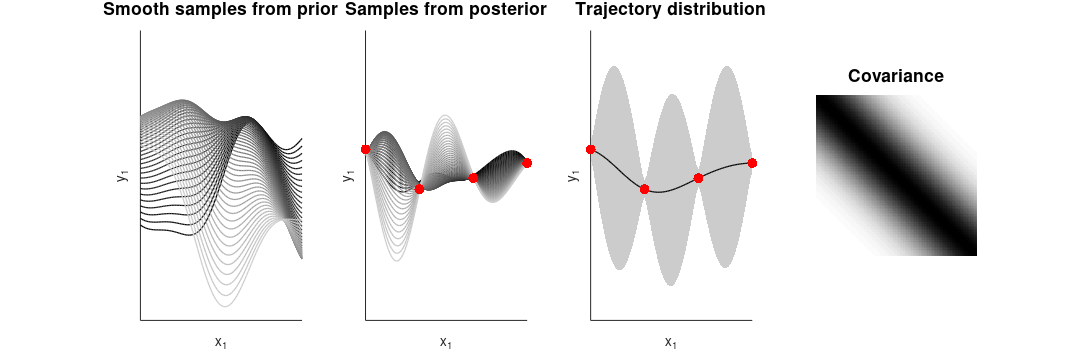

This chart was generated by the following MATLAB code:
function demo_GPR_anim01
% Gaussian process regression (GPR) with prior distribution formed so that
% it can be smoothly animated for illustration purpose
% 
% If this code is useful for your research, please cite the related publication:
% @incollection{Calinon19chapter,
% 	author="Calinon, S. and Lee, D.",
% 	title="Learning Control",
% 	booktitle="Humanoid Robotics: a Reference",
% 	publisher="Springer",
% 	editor="Vadakkepat, P. and Goswami, A.", 
% 	year="2019",
% 	doi="10.1007/978-94-007-7194-9_68-1",
% 	pages="1--52"
% }
% 
% Copyright (c) 2019 Idiap Research Institute, http://idiap.ch/
% Written by Sylvain Calinon, http://calinon.ch/
% 
% This file is part of PbDlib, http://www.idiap.ch/software/pbdlib/
% 
% PbDlib is free software: you can redistribute it and/or modify
% it under the terms of the GNU General Public License version 3 as
% published by the Free Software Foundation.
% 
% PbDlib is distributed in the hope that it will be useful,
% but WITHOUT ANY WARRANTY; without even the implied warranty of
% MERCHANTABILITY or FITNESS FOR A PARTICULAR PURPOSE. See the
% GNU General Public License for more details.
% 
% You should have received a copy of the GNU General Public License
% along with PbDlib. If not, see <http://www.gnu.org/licenses/>.

addpath('./m_fcts/');


%% Parameters
%%%%%%%%%%%%%%%%%%%%%%%%%%%%%%%%%%%%%%%%%%%%%%%%%%%%%%%%%%%%%%%%%%%%%%%%%
nbVarX = 1; %Dimension of x
nbVar = nbVarX+1; %Dimension of datapoint (x,y)
nbData = 4; %Number of datapoints
nbDataRepro = 100; %Number of datapoints in a reproduction
nbRepros = 50; %Number of randomly sampled reproductions
p(1)=1E0; p(2)=1E-1; p(3)=1E-3; %GPR parameters (here, for squared exponential kernels and noisy observations)


%% Generate data
%%%%%%%%%%%%%%%%%%%%%%%%%%%%%%%%%%%%%%%%%%%%%%%%%%%%%%%%%%%%%%%%%%%%%%%%%%%
x = linspace(0,1,nbData);
y = randn(1,nbData) * 1E-1;
Data = [x; y];


%% Reproduction with GPR
%%%%%%%%%%%%%%%%%%%%%%%%%%%%%%%%%%%%%%%%%%%%%%%%%%%%%%%%%%%%%%%%%%%%%%%%%
%GPR precomputation (here, with a naive implementation of the inverse)
K = covFct(x, x, p, 1); %Inclusion of noise on the inputs

%Mean trajectory computation
xs = linspace(0,1,nbDataRepro);
Ks = covFct(xs, x, p);
r0.Data = [xs; (Ks / K * y')']; 

%Uncertainty evaluation
Kss = covFct(xs, xs, p); 
S = Kss - Ks / K * Ks';
r0.SigmaOut = zeros(nbVar-1,nbVar-1,nbData);
for t=1:nbDataRepro
	r0.SigmaOut(:,:,t) = eye(nbVarX) * S(t,t); 
end

%Generate stochastic samples from the prior 
[V,D] = eig(Kss);
nbp = 3;
u = spline(1:nbp, randn(nbDataRepro,nbp)*2E-1, linspace(1,nbp,nbRepros));
for n=1:nbRepros
	yp = real(V*D^.5) * u(:,n);
	r(n).Data = [xs; yp'];
end

%Generate stochastic samples from the posterior 
[V,D] = eig(S);
u = spline(1:nbp, randn(nbDataRepro,nbp)*5E-1, linspace(1,nbp,nbRepros));
for n=1:nbRepros
	ys = real(V*D^.5) * u(:,n) + r0.Data(2,:)'; 
	r2(n).Data = [xs; ys'];
end


%% Plot
%%%%%%%%%%%%%%%%%%%%%%%%%%%%%%%%%%%%%%%%%%%%%%%%%%%%%%%%%%%%%%%%%%%%%%%%%
figure('PaperPosition',[0 0 12 4],'position',[10 10 1900 600]); 
limAxes = [0, 1, -.5 .5];

%Prior samples
subplot(1,4,1); hold on; title('Smooth samples from prior','fontsize',14);
for n=1:nbRepros
	plot(r(n).Data(1,:), r(n).Data(2,:), '-','lineWidth',1,'color',[.8 .8 .8]*n/nbRepros); 
end
set(gca,'xtick',[],'ytick',[]); axis(limAxes);
xlabel('x_1'); ylabel('y_1');

%Posterior samples
subplot(1,4,2); hold on; title('Samples from posterior','fontsize',14);
for n=1:nbRepros
	plot(r2(n).Data(1,:), r2(n).Data(2,:), '-','lineWidth',1,'color',[.8 .8 .8]*n/nbRepros);
end
plot(Data(1,:), Data(2,:), '.','markersize',24,'color',[1 0 0]);
set(gca,'xtick',[],'ytick',[]); axis(limAxes);
xlabel('x_1'); ylabel('y_1');

%Trajectory distribution
subplot(1,4,3); hold on; title('Trajectory distribution','fontsize',14);
patch([r0.Data(1,:), r0.Data(1,end:-1:1)], ...
	[r0.Data(2,:)+squeeze(r0.SigmaOut.^.5)', r0.Data(2,end:-1:1)-squeeze(r0.SigmaOut(:,:,end:-1:1).^.5)'], ...
	[.8 .8 .8],'edgecolor','none');
plot(r0.Data(1,:), r0.Data(2,:), '-','lineWidth',1,'color',[0 0 0]);
plot(Data(1,:), Data(2,:), '.','markersize',24,'color',[1 0 0]);
set(gca,'xtick',[],'ytick',[]); axis(limAxes);
xlabel('x_1'); ylabel('y_1');

%Plot covariance
subplot(1,4,4); hold on; axis off; title('Covariance','fontsize',14);
colormap(flipud(gray));
imagesc(abs(Kss));
axis tight; axis square; axis ij;

pause;
close all;
end


% %User-defined distance function
% function d = distfun(x1,x2)
% % 	d = min(x1,x2) + .1;
% % 	d = (x1*x2' + 1E-1).^2;
% % 	d = exp(-1E1 .* (x1-x2).^2);
% end


function K = covFct(x1, x2, p, flag_noiseObs)
	if nargin<4
		flag_noiseObs = 0;
	end
	
	%RBF covariance function
	K = p(1) .* exp(-p(2)^-1 .* pdist2(x1',x2').^2);

% 	%User-defined covariance function
% 	K = pdist2(x1', x2', @distfun); %User-defined distance function

% 	%Covariance function with RBFs at fixed positions
% 	nbStates = 3;
% 	Mu = linspace(0,1,nbStates);
% 	h1 = exp(-3E1 .* pdist2(Mu',x1').^2); 
% 	h2 = exp(-3E1 .* pdist2(Mu',x2').^2);
% % 	h1 = h1 ./ repmat(sum(h1,1),nbStates,1);
% % 	h2 = h2 ./ repmat(sum(h2,1),nbStates,1);
% 	K = h1' * h2;

% 	figure; hold on;
% 	for i=1:nbStates
% 		plot(h1(i,:));
% 	end
% 	pause

	if flag_noiseObs==1
		K = K + p(3) * eye(size(x1,2),size(x2,2)); %Consideration of noisy observation y
	end
end



